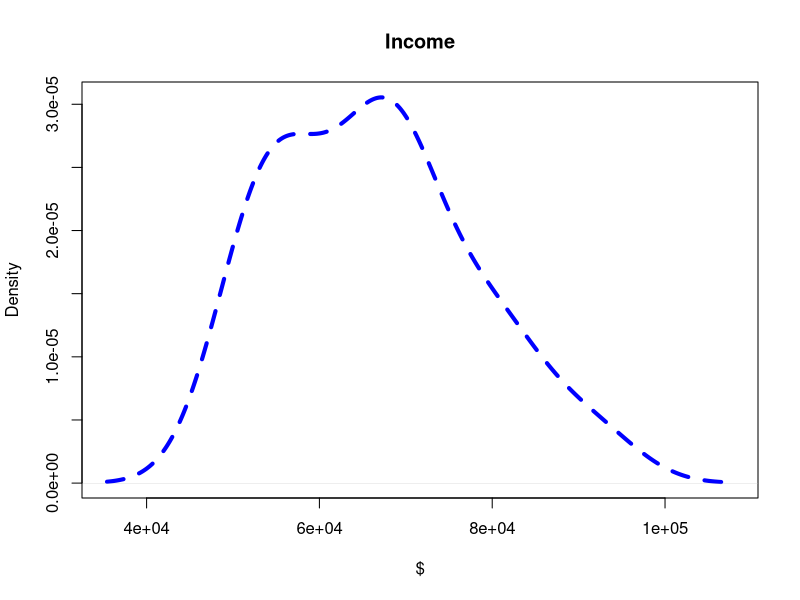
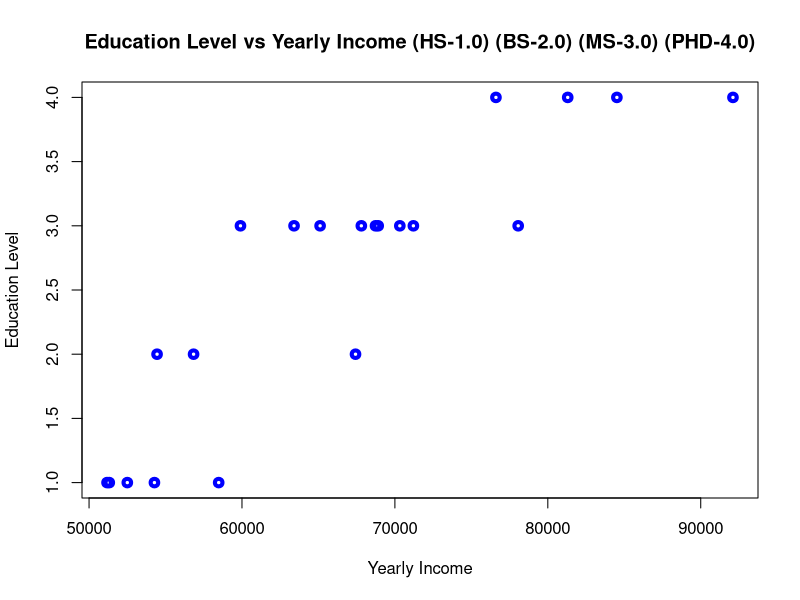
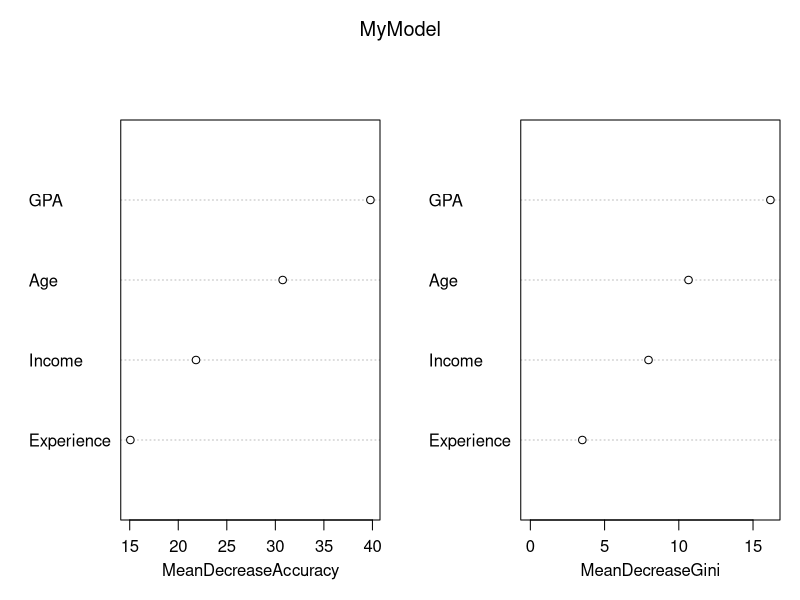
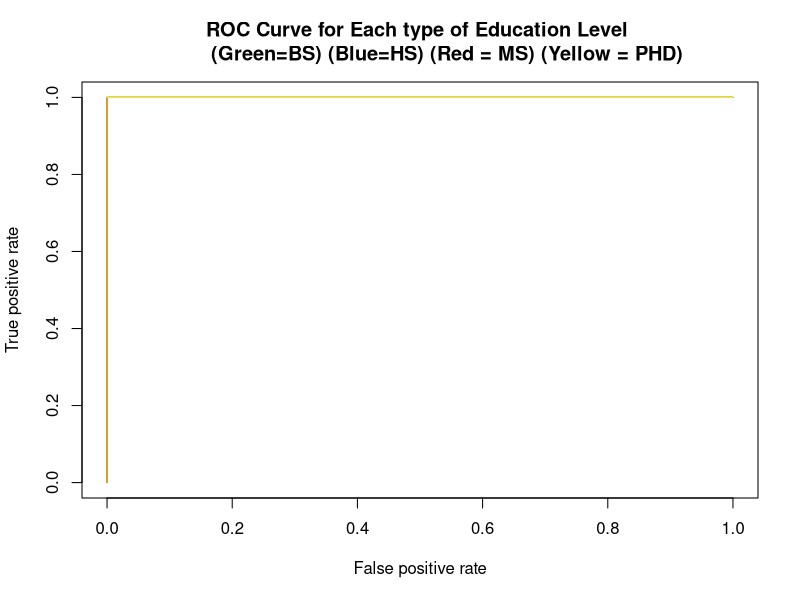

These figures' R source, in order:
# First we read in the Income.csv file and take a look at it
MyData = read.csv("Income2.csv")

# preform EDA on the MyData set
View(MyData)
summary(MyData)


# And do a density plot
plot(density(MyData$Income),"Income",xlab="$", col="blue", lty=2, lwd=4)

# Make the data into number really quick to create a scatter plot of the data
MyData$Education = factor(MyData$Education, levels = c('HS', 'BS', 'MS', 'PHD'), 
                         labels = c(1, 2, 3, 4), ordered = TRUE)

# And do a scatter plot to see education level versus yearly income
plot(MyData$Income, MyData$Education, main = "Education Level vs Yearly Income (HS-1.0) (BS-2.0) (MS-3.0) (PHD-4.0)", 
     ylab="Education Level", xlab="Yearly Income", col="blue", lty=2, lwd=4)

# Turn the data back into the labels it originally had 
MyData$Education = factor(MyData$Education, levels = c(1, 2, 3, 4), 
                          labels = c('HS', 'BS', 'MS', 'PHD'), ordered = TRUE)


library(boot)

# We can now set the parameters for our bootstrap sampling
n = 11  # Number of boostrap samples
B = 10   # Number of observations in each bootstap sample

MySamples = MyData[sample(NROW(MyData), B * n, replace = TRUE),]
View(MySamples)

# We will now set a random seed so that we can re-create the results in the future
# This set seed command is how you constantly get the same random numbers for the Build & Validate data sets
set.seed(190)

# set the sample size to be greater than 35 so that way we can accurately predict the entire population
Samples = sample(1:110, size = 55)

# Now we assign the Samples to Build, and the 'leftovers' to Validate datasets
Build = MySamples[Samples,]
Validate = MySamples[-Samples,]

# We can now look at the two data sets
summary(Build)
summary(Validate)


library(randomForest)

# We can now train our Model based on the Build dataset
# we ask for 500 decision trees, set the importance to TRUE.
# This allows the algo to calculate the importance of the variables
# The mtry=2 is the number of randomly selected features used in each 
# of the 500 trees. This mtry setting is normally set to the square root of the 
# number of features in the model. Since we have 4, we will set mtry=2

MyModel = randomForest(Education ~ ., data=Build, ntree=500, mtry=2, importance=TRUE)

# We can now view the model and see how well it did against the data on which it was built:
MyModel

# Since we set importance = TRUE, we can see what 
# importance our model has assigned to each feature 
# using the varImpPlot() command
varImpPlot(MyModel)

# Now we will use our holdout data (Validation data set with 55 observations) 
# to test the data model, using data on which the model has never seen before. 
# This allows a better evaluation of real performance.

MyPredictions = predict(MyModel, Validate[,-5])
table(observed=Validate[,5],predicted=MyPredictions)

library(ROCR)

# Calculate the probability of new observations belonging to each class
ROC_Predictions= predict(MyModel,Validate[,-5],type="prob")

# Adding line colours and specifying EducationClass based on unique variety
Colors  = c("Green","Blue","Red","Yellow")
EducationClass = levels(Validate$Education)

# For each type of degree
for (i in 1:4)
{
  # Define which observations belong to that education class
  true_values = ifelse(Validate[,5]==EducationClass[i],1,0)
  
  # Assess the performance of model for that education class
  pred = prediction(ROC_Predictions[,i],true_values)
  perf = performance(pred, "tpr", "fpr")
  
  if (i==1)
  {
    plot(perf, col=Colors[i], main="ROC Curve for Each type of Education Level 
         (Green=BS) (Blue=HS) (Red = MS) (Yellow = PHD)") 
  }
  else
  {
    plot(perf, main="ROC Curve", col=Colors[i], add=TRUE) 
  }
  # Find the Area Under the Curve (AUC) and show it for each EducationClass
  AUC = performance(pred, measure = "auc")
  print(AUC@y.values)
}
